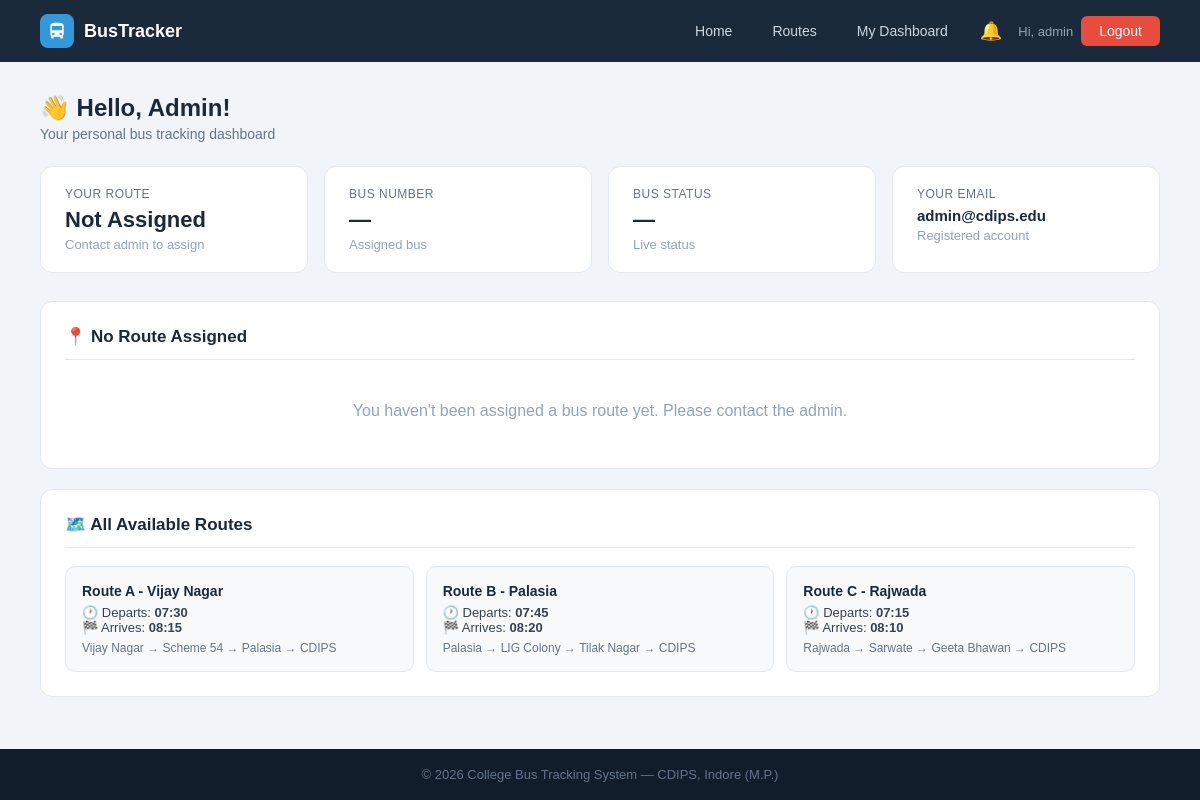
Before: /dashboard (signed in) with the older database file.
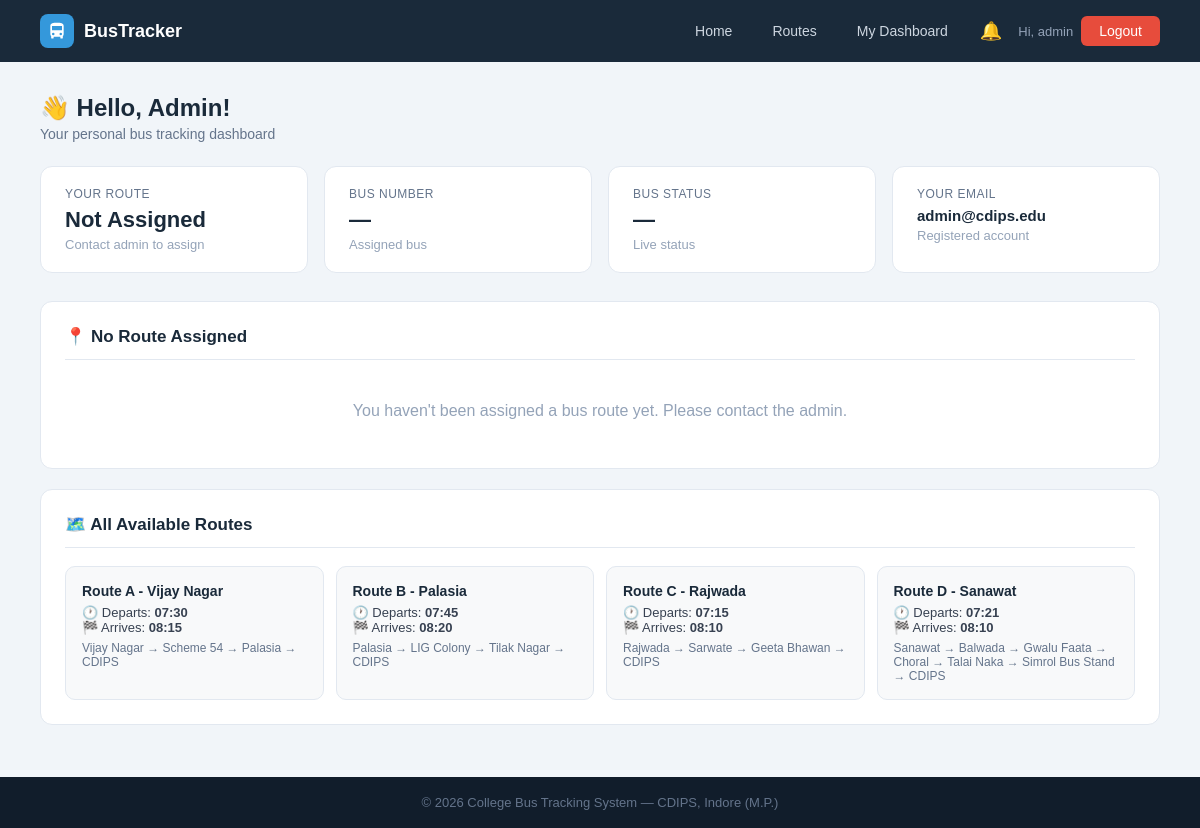
After: the same page with the newer database file.
### tables this page shows
CREATE TABLE routes (
        id INTEGER PRIMARY KEY AUTOINCREMENT,
        route_name TEXT NOT NULL, bus_id INTEGER,
        start_point TEXT, end_point TEXT,
        departure_time TEXT, arrival_time TEXT, stops TEXT, original_bus_id INTEGER,
        FOREIGN KEY(bus_id) REFERENCES buses(id));

### app.py (the view)
@app.route('/dashboard')
@login_required
def dashboard():
    db = get_db()
    user = db.execute("SELECT * FROM users WHERE id=?", (session['student']['id'],)).fetchone()
    my_route = None
    if user['route_id']:
        my_route = db.execute('''SELECT r.*,b.bus_number,b.driver_name,b.driver_phone,b.status
                                 FROM routes r LEFT JOIN buses b ON r.bus_id=b.id
                                 WHERE r.id=?''', (user['route_id'],)).fetchone()
    all_routes = db.execute("SELECT * FROM routes").fetchall()
    db.close(); return render_template('dashboard.html', user=user, my_route=my_route, all_routes=all_routes)

### app.py (called while the page is built)
def get_db():
    conn = sqlite3.connect(DB)
    conn.row_factory = sqlite3.Row
    return conn

def login_required(f):
    @wraps(f)
    def dec(*a, **kw):
        if 'student' not in session:
            flash('Please login first.', 'error')
            return redirect(url_for('student_login'))
        return f(*a, **kw)
    return dec

@app.context_processor
def inject_notifications():
    if 'student' in session:
        student_id = session['student']['id']
        db = get_db()
        notifs = db.execute(
            "SELECT * FROM notifications WHERE user_id=? ORDER BY created_at DESC LIMIT 10",
            (student_id,)
        ).fetchall()
        unread = db.execute(
            "SELECT COUNT(*) FROM notifications WHERE user_id=? AND is_read=0",
            (student_id,)
        ).fetchone()[0]
        db.close()
        return dict(notifications=notifs, unread_count=unread)
    return dict(notifications=[], unread_count=0)

### templates/dashboard.html (shortened to what this page needs)
{% extends "base.html" %}
{% block content %}
<div class="page">
    <div class="page-header">
        <h1>👋 Hello, {{ user.name }}!</h1>
        <p>Your personal bus tracking dashboard</p>
    </div>
    <div class="info-cards">
        <div class="info-card">
            <div class="label">Your Route</div>
            <div class="value">{{ my_route.route_name if my_route else 'Not Assigned' }}</div>
            <div class="sub">{{ my_route.departure_time + ' departure' if my_route else 'Contact admin to assign' }}</div>
        </div>
        <div class="info-card">
            <div class="label">Bus Number</div>
            <div class="value">{{ my_route.bus_number if my_route else '—' }}</div>
            <div class="sub">Assigned bus</div>
        </div>
        <div class="info-card">
            <div class="label">Bus Status</div>
            <div class="value">
                {% if my_route %}
                    <span class="badge {{ 'badge-green' if my_route.status == 'active' else 'badge-red' }}">
                        {{ my_route.status.upper() }}
                    </span>
                {% else %}—{% endif %}
            </div>
            <div class="sub">Live status</div>
        </div>
        <div class="info-card">
            <div class="label">Your Email</div>
            <div class="value" style="font-size:15px">{{ user.email }}</div>
            <div class="sub">Registered account</div>
        </div>
    </div>
    {% if my_route %}
    <div class="panel">
        <h2>🚌 My Bus Details</h2>
        <div class="info-row"><span class="key">Bus Number</span><span class="val">{{ my_route.bus_number }}</span></div>
        <div class="info-row"><span class="key">Driver Name</span><span class="val">{{ my_route.driver_name }}</span></div>
        <div class="info-row"><span class="key">Driver Phone</span><span class="val">{{ my_route.driver_phone or 'N/A' }}</span></div>
        <div class="info-row"><span class="key">Departure Time</span><span class="val">{{ my_route.departure_time }}</span></div>
        <div class="info-row"><span class="key">Arrival Time</span><span class="val">{{ my_route.arrival_time }}</span></div>
        <div class="info-row"><span class="key">From → To</span><span class="val">{{ my_route.start_point }} → {{ my_route.end_point }}</span></div>
        <div style="margin-top:14px">
            <div style="font-size:13px;color:#64748b;margin-bottom:8px;font-weight:bold">STOPS</div>
            <div class="stops-list">
                {% for stop in my_route.stops.split('→') %}
                <span class="stop-chip">{{ stop.strip() }}</span>
                {% endfor %}
            </div>
        </div>
    </div>
    {% else %}
    <div class="panel">
        <h2>📍 No Route Assigned</h2>
        <p style="color:#94a3b8;text-align:center;padding:24px">You haven't been assigned a bus route yet. Please contact the admin.</p>
    </div>
    {% endif %}
    <div class="panel">
        <h2>🗺️ All Available Routes</h2>
        <div class="route-grid">
            {% for r in all_routes %}
            <div class="route-mini-card">
                <strong>{{ r.route_name }}</strong>
                <div>🕐 Departs: <b>{{ r.departure_time }}</b></div>
                <div>🏁 Arrives: <b>{{ r.arrival_time }}</b></div>
                <div style="margin-top:6px;color:#64748b;font-size:12px">{{ r.stops }}</div>
            </div>
            {% endfor %}
        </div>
    </div>
</div>
{% endblock %}

Changed rows visible on the page:
added routes: route_name "Route D - Sanawat", departure_time "07:21", arrival_time "08:10", stops "Sanawat → Balwada → Gwalu Faata → Choral → Talai Naka → Simrol Bus Stand → CDIPS"
